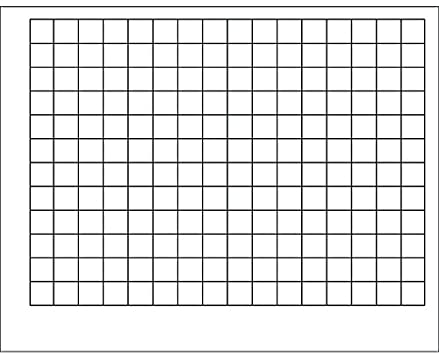
//> input picture code/images/grid.jpg, 439 x 355 px
$ ./hough_simd_basic images/grid.jpg   (built with g++ and OpenCV 4)
//> lines starting //> are read from the running program, lines starting //| are printed output that depends on the picture
#include <immintrin.h>
#include <cmath>
#include <cstring>
#include <iostream>
#include <vector>
#include <stdio.h>
#define __STDC_LIMIT_MACROS
#include <stdint.h>
#include <inttypes.h>
#include <tuple>
#include <algorithm>
#include <opencv2/opencv.hpp>
#include <sys/time.h>

#define PI 3.14159265f

using namespace cv;
using namespace std;

double get_time_sec() {
  struct timeval curr_time;
  gettimeofday(&curr_time, NULL);
  return curr_time.tv_sec + curr_time.tv_usec / 1000000.0;
}

struct hough_cmp_gt_simd_basic
{
  hough_cmp_gt_simd_basic(const int32_t* _aux) : aux(_aux) {}
  inline bool operator()(int32_t l1, int32_t l2) const
  {
    return aux[l1] > aux[l2] || (aux[l1] == aux[l2] && l1 < l2);
  }
  const int32_t* aux;
};

void findLocalMaximums_simd_basic(int numrho, int numangle, int threshold, int32_t *accum, std::vector<int> &sort_buf, unsigned int size) {
  for(int r = 0; r < numrho; r++) {
    for(int n = 0; n < numangle; n++) {
      int base_index = r * (numangle) + n;
      int left_index = (base_index - 1) < 0 ? -1 : base_index - 1;
      int right_index = (base_index + 1) > size ? -1 : base_index - 1;
      int up_index = (r > 0) ? (r-1) * (numangle) + n: -1;
      int down_index = (r < numrho - 1) ? (r+1) * (numangle) + n: -1;
      if (accum[base_index] >= threshold &&
         (left_index == -1 || accum[base_index] > accum[left_index]) &&
         (right_index == -1 || accum[base_index] >= accum[right_index]) &&
         (up_index == -1 || accum[base_index] >= accum[up_index]) &&
	 (down_index == -1 || accum[base_index] > accum[down_index])) {
           sort_buf.push_back(base_index);
      }
    }
  }
}

std::vector<std::tuple<float, float>> hough_transform_simd_basic(Mat img_data, int w, int h, size_t lines_max) {
  // Create the accumulator
  int32_t accum_height = 2 * (w + h) + 1;
  int32_t accum_width = 180;

  int32_t accum[accum_height * accum_width];
  memset(accum, 0, sizeof(int32_t) * accum_height * accum_width);

  float cos_theta[180];
  float sin_theta[180];

  for (int i = 0; i < 180; i++) {
    cos_theta[i] = cos(i * PI/180.0f);
    sin_theta[i] = sin(i * PI/180.0f);
  }

  __m256 x;
  __m256 y;

  __m256 rho_vec;
  __m256 cos_vec1;
  __m256 sin_vec1;
  __m256 theta_vec1;
  __m256 rho_floor;
  __m256i index;
  __m256i values;


  float half_rho_height = (accum_height-1)/2;
  float accum_w = accum_width * 1.0f;
  __m256 half_rho_height_v = _mm256_broadcast_ss(&half_rho_height);
  __m256 accum_width_v = _mm256_broadcast_ss((float *)&accum_w);

  for (int i = 0; i < h; i++) {
    for (int j = 0; j < w; j++) {
      if (img_data.at<uint8_t>(i, j) != 0) {

        float x_val = j*1.0f;
        float y_val = i*1.0f;
        x = _mm256_broadcast_ss((float *)&x_val);
        y = _mm256_broadcast_ss((float *)&y_val);


        for (int32_t theta = 0; theta < accum_width; theta += 8) {
          rho_vec = _mm256_setzero_ps();
          cos_vec1 = _mm256_loadu_ps(&(cos_theta[theta]));
          sin_vec1 = _mm256_loadu_ps(&(sin_theta[theta]));
          theta_vec1 = _mm256_set_ps(theta+7.0f, theta+6.0f, theta+5.0f, theta+4.0f,
                                   theta+3.0f, theta+2.0f, theta+1.0f, theta+0.0f);
          rho_vec = _mm256_fmadd_ps(x, cos_vec1, rho_vec);
          rho_vec = _mm256_fmadd_ps(y, sin_vec1, rho_vec);

          rho_floor = _mm256_round_ps(rho_vec, _MM_FROUND_TO_NEAREST_INT |_MM_FROUND_NO_EXC);
          rho_floor = _mm256_add_ps(half_rho_height_v, rho_floor);
          index = _mm256_cvttps_epi32(_mm256_fmadd_ps(accum_width_v, rho_floor, theta_vec1));
	  accum[_mm256_extract_epi32(index, 0)]++;
	  accum[_mm256_extract_epi32(index, 1)]++;
	  accum[_mm256_extract_epi32(index, 2)]++;
	  accum[_mm256_extract_epi32(index, 3)]++;
          if (theta >= 176) break;
          accum[_mm256_extract_epi32(index, 4)]++;
          accum[_mm256_extract_epi32(index, 5)]++;
          accum[_mm256_extract_epi32(index, 6)]++;
	  accum[_mm256_extract_epi32(index, 7)]++;
	}
      }
    }
  }

  std::vector<std::tuple<float, float>> lines;
  std::vector<int> sort_buf;
  // find local maximums
  findLocalMaximums_simd_basic(accum_height, accum_width, 2, accum, sort_buf, accum_height*accum_width);

  // stage 3. sort the detected lines by accumulator value
  std::sort(sort_buf.begin(), sort_buf.end(), hough_cmp_gt_simd_basic(accum));

  for (int l = 0; l < min(sort_buf.size(), lines_max); ++l) {
    int index = sort_buf.at(l);
    float rho = index/accum_width - half_rho_height;
    float theta = (index % accum_width) * (PI / 180.0f);
    lines.push_back(std::make_tuple(rho, theta));
  }

  return lines;
}

int main(int argc, char **argv) {
  if(argc != 2) {
      printf("Please supply the proper arguments: ./simd_basic.o [inputFile]\n");
      return -1;
  }
  // Loads an image
  Mat dst, cdst;
  Mat src = imread(argv[1], IMREAD_GRAYSCALE );
//> src: 355 rows x 439 cols, CV_8UC1; min 0, max 255, mean 231

  // Check if image is loaded fine
  if(src.empty()){
    printf("Error opening image\n");
    return -1;
  }

  // Edge detection
  Canny(src, dst, 50, 200, 3);
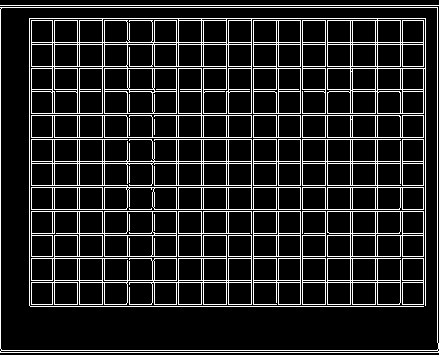
//> dst: 355 rows x 439 cols, CV_8UC1; 13.6% white in thin lines or dots

  // Copy edges to the images that will display the results in BGR
  cvtColor(dst, cdst, COLOR_GRAY2BGR);
//> cdst: 355 rows x 439 cols, CV_8UC3; 13.6% white in thin lines or dots

  // Standard Hough Line Transform
  //vector<Vec2f> lines; // will hold the results of the detection
  std::vector<std::tuple<float, float>> lines;
  double t0 = get_time_sec();
  lines = hough_transform_simd_basic(dst, src.cols, src.rows, 100);
//> lines = 100 items
  double t1 = get_time_sec();

  // Draw the lines
  for(size_t i = 0; i < lines.size(); i++) {
    float rho = get<0>(lines[i]), theta = get<1>(lines[i]);
    Point pt1, pt2;
    double a = cos(theta), b = sin(theta);
    double x0 = a*rho, y0 = b*rho;
    pt1.x = cvRound(x0 + 2000*(-b));
    pt1.y = cvRound(y0 + 2000*(a));
    pt2.x = cvRound(x0 - 2000*(-b));
    pt2.y = cvRound(y0 - 2000*(a));
    line(cdst, pt1, pt2, Scalar(0,0,255), 3, 16);
  }
//> this loop made 100 passes
//> (rho, theta, a, b, x0, y0) on passes 1 to 12: (5, 1.57, -4.37e-08, 1, -2.19e-07, 5), (352, 1.57, -4.37e-08, 1, -1.54e-05, 352), (7, 1.57, -4.37e-08, 1, -3.06e-07, 7), (350, 1.57, -4.37e-08, 1, -1.53e-05, 350), (18, 1.57, -4.37e-08, 1, -7.87e-07, 18), (306, 1.57, -4.37e-08, 1, -1.34e-05, 306), (42, 1.57, -4.37e-08, 1, -1.84e-06, 42), (161, 1.57, -4.37e-08, 1, -7.04e-06, 161), (137, 1.57, -4.37e-08, 1, -5.99e-06, 137), (187, 1.57, -4.37e-08, 1, -8.17e-06, 187), (282, 1.57, -4.37e-08, 1, -1.23e-05, 282), (44, 1.57, -4.37e-08, 1, -1.92e-06, 44)
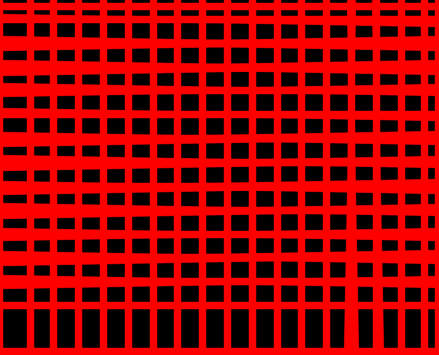
//> cdst: 355 rows x 439 cols, CV_8UC3; mean B, G, R 0, 0, 152.3
  printf("Time: %f\n", t1 - t0);
  imwrite("out_simd_basic.jpg", cdst);
  return 0;
}
